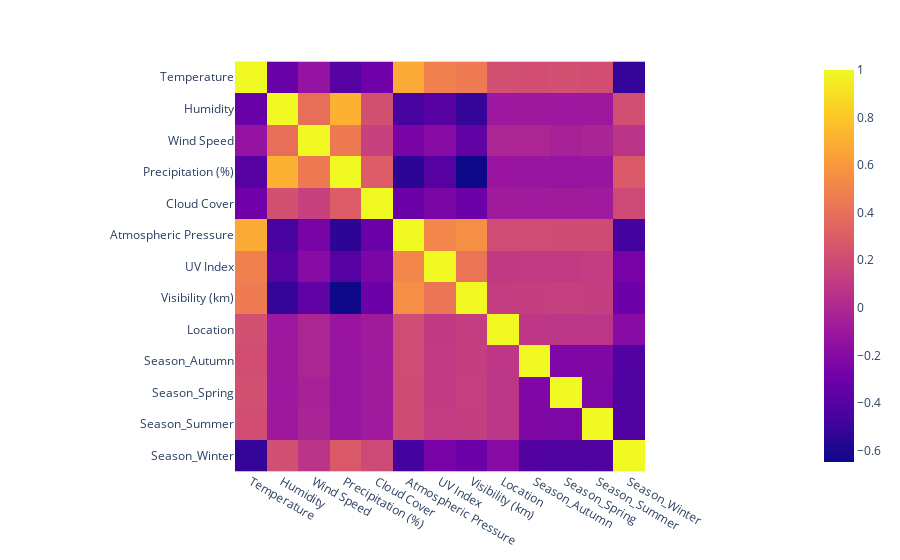

The cell this chart's notebook holds for it:
### Code cell
# korelacna matica
corr_matrix = px.imshow(df.corr())
corr_matrix.show()

### Figure 1 — Plotly figure (JSON) as saved in the notebook; plotly's stock layout.template omitted (floating-point values rounded to 4 significant figures; data arrays with more than 128 entries replaced by an {"elided": "..."} marker saying what was removed)
{"data": [{"coloraxis": "coloraxis", "hovertemplate": "x: %{x}<br>y: %{y}<br>color: %{z}<extra></extra>", "name": "0", "type": "heatmap", "x": ["Temperature", "Humidity", "Wind Speed", "Precipitation (%)", "Cloud Cover", "Atmospheric Pressure", "UV Index", "Visibility (km)", "Location", "Season_Autumn", "Season_Spring", "Season_Summer", "Season_Winter"], "xaxis": "x", "y": ["Temperature", "Humidity", "Wind Speed", "Precipitation (%)", "Cloud Cover", "Atmospheric Pressure", "UV Index", "Visibility (km)", "Location", "Season_Autumn", "Season_Spring", "Season_Summer", "Season_Winter"], "yaxis": "y", "z": {"elided": "13x13 float values"}}], "layout": {"coloraxis": {"colorscale": [[0, "#0d0887"], [0.1111, "#46039f"], [0.2222, "#7201a8"], [0.3333, "#9c179e"], [0.4444, "#bd3786"], [0.5556, "#d8576b"], [0.6667, "#ed7953"], [0.7778, "#fb9f3a"], [0.8889, "#fdca26"], [1, "#f0f921"]]}, "margin": {"t": 60}, "xaxis": {"anchor": "y", "constrain": "domain", "domain": [0, 1], "scaleanchor": "y"}, "yaxis": {"anchor": "x", "autorange": "reversed", "constrain": "domain", "domain": [0, 1]}}}
